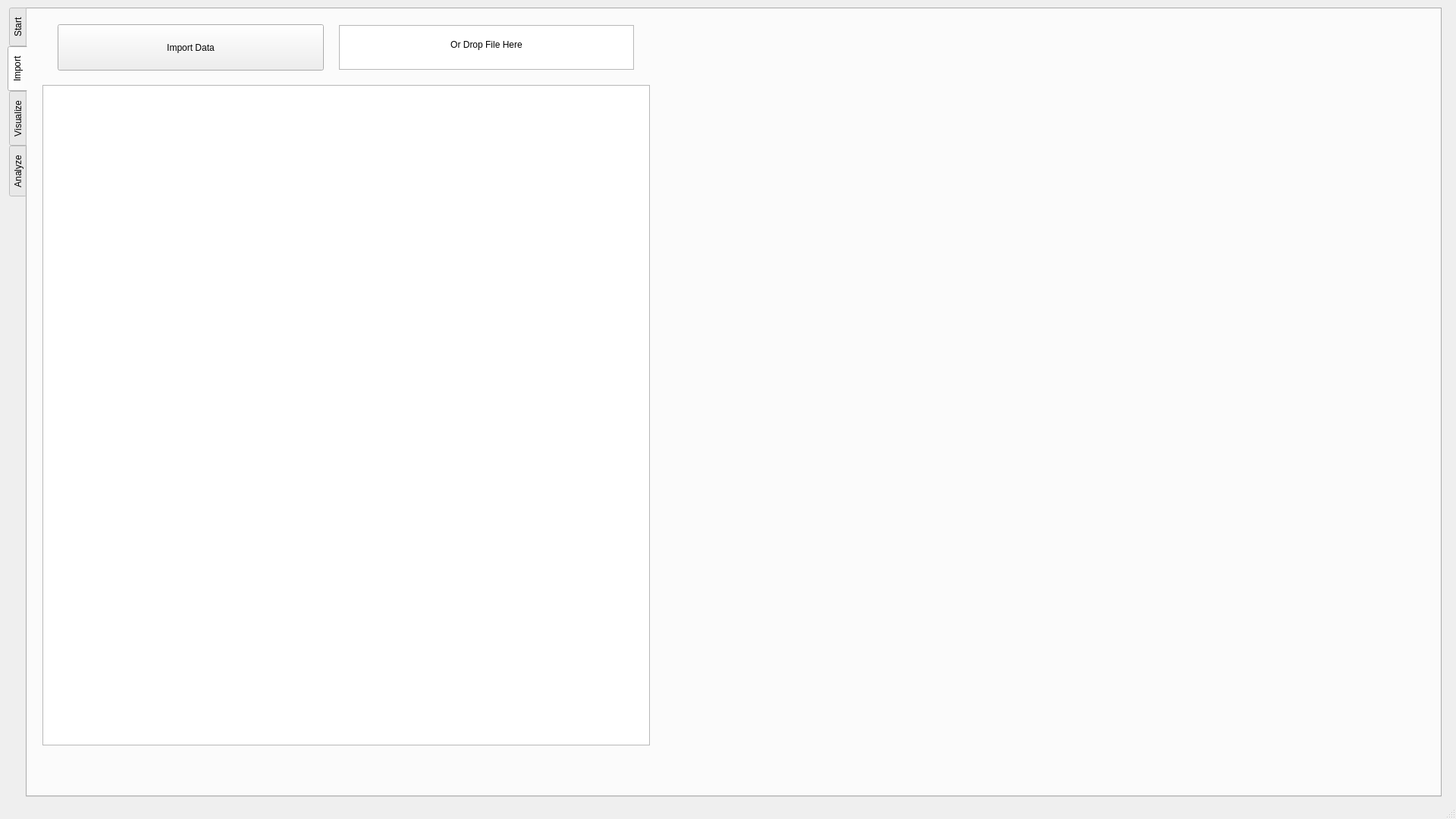
<?xml version="1.0" encoding="UTF-8"?>
<ui version="4.0">
 <class>MainWindow</class>
 <widget class="QMainWindow" name="MainWindow">
  <property name="windowModality">
   <enum>Qt::WindowModal</enum>
  </property>
  <property name="enabled">
   <bool>true</bool>
  </property>
  <property name="geometry">
   <rect>
    <x>0</x>
    <y>0</y>
    <width>1920</width>
    <height>1080</height>
   </rect>
  </property>
  <property name="sizePolicy">
   <sizepolicy hsizetype="Expanding" vsizetype="Expanding">
    <horstretch>0</horstretch>
    <verstretch>0</verstretch>
   </sizepolicy>
  </property>
  <property name="windowTitle">
   <string>DAT</string>
  </property>
  <property name="windowIcon">
   <iconset theme="face-monkey">
    <normaloff>../</normaloff>../</iconset>
  </property>
  <widget class="QWidget" name="centralwidget">
   <property name="sizePolicy">
    <sizepolicy hsizetype="Expanding" vsizetype="Expanding">
     <horstretch>0</horstretch>
     <verstretch>0</verstretch>
    </sizepolicy>
   </property>
   <property name="layoutDirection">
    <enum>Qt::RightToLeft</enum>
   </property>
   <widget class="QWidget" name="verticalLayoutWidget_2">
    <property name="geometry">
     <rect>
      <x>10</x>
      <y>10</y>
      <width>1891</width>
      <height>1041</height>
     </rect>
    </property>
    <layout class="QVBoxLayout" name="TabWidgetLayout" stretch="0">
     <property name="spacing">
      <number>6</number>
     </property>
     <property name="sizeConstraint">
      <enum>QLayout::SetDefaultConstraint</enum>
     </property>
     <item>
      <widget class="QTabWidget" name="TabWidget">
       <property name="enabled">
        <bool>true</bool>
       </property>
       <property name="sizePolicy">
        <sizepolicy hsizetype="Expanding" vsizetype="Expanding">
         <horstretch>0</horstretch>
         <verstretch>0</verstretch>
        </sizepolicy>
       </property>
       <property name="contextMenuPolicy">
        <enum>Qt::DefaultContextMenu</enum>
       </property>
       <property name="layoutDirection">
        <enum>Qt::LeftToRight</enum>
       </property>
       <property name="tabPosition">
        <enum>QTabWidget::West</enum>
       </property>
       <property name="tabShape">
        <enum>QTabWidget::Rounded</enum>
       </property>
       <property name="currentIndex">
        <number>1</number>
       </property>
       <property name="iconSize">
        <size>
         <width>24</width>
         <height>36</height>
        </size>
       </property>
       <widget class="QWidget" name="Start">
        <property name="sizePolicy">
         <sizepolicy hsizetype="Expanding" vsizetype="Expanding">
          <horstretch>0</horstretch>
          <verstretch>0</verstretch>
         </sizepolicy>
        </property>
        <attribute name="title">
         <string>Start</string>
        </attribute>
       </widget>
       <widget class="QWidget" name="import">
        <property name="sizePolicy">
         <sizepolicy hsizetype="Expanding" vsizetype="Expanding">
          <horstretch>0</horstretch>
          <verstretch>0</verstretch>
         </sizepolicy>
        </property>
        <attribute name="title">
         <string>Import</string>
        </attribute>
        <widget class="QPushButton" name="importButton">
         <property name="geometry">
          <rect>
           <x>40</x>
           <y>20</y>
           <width>351</width>
           <height>61</height>
          </rect>
         </property>
         <property name="text">
          <string>Import Data</string>
         </property>
        </widget>
        <widget class="QTableWidget" name="tableWidget">
         <property name="geometry">
          <rect>
           <x>20</x>
           <y>100</y>
           <width>801</width>
           <height>871</height>
          </rect>
         </property>
        </widget>
        <widget class="QWidget" name="verticalLayoutWidget">
         <property name="geometry">
          <rect>
           <x>390</x>
           <y>10</y>
           <width>391</width>
           <height>61</height>
          </rect>
         </property>
         <layout class="QVBoxLayout" name="verticalLayout"/>
        </widget>
        <widget class="QTextEdit" name="DropArea">
         <property name="geometry">
          <rect>
           <x>411</x>
           <y>21</y>
           <width>389</width>
           <height>59</height>
          </rect>
         </property>
         <property name="html">
          <string>&lt;!DOCTYPE HTML PUBLIC &quot;-//W3C//DTD HTML 4.0//EN&quot; &quot;http://www.w3.org/TR/REC-html40/strict.dtd&quot;&gt;
&lt;html&gt;&lt;head&gt;&lt;meta name=&quot;qrichtext&quot; content=&quot;1&quot; /&gt;&lt;meta charset=&quot;utf-8&quot; /&gt;&lt;style type=&quot;text/css&quot;&gt;
p, li { white-space: pre-wrap; }
hr { height: 1px; border-width: 0; }
li.unchecked::marker { content: &quot;\2610&quot;; }
li.checked::marker { content: &quot;\2612&quot;; }
&lt;/style&gt;&lt;/head&gt;&lt;body style=&quot; font-family:'Segoe UI'; font-size:9pt; font-weight:400; font-style:normal;&quot;&gt;
&lt;p align=&quot;center&quot; style=&quot;-qt-paragraph-type:empty; margin-top:0px; margin-bottom:0px; margin-left:0px; margin-right:0px; -qt-block-indent:0; text-indent:0px;&quot;&gt;&lt;br /&gt;&lt;/p&gt;
&lt;p align=&quot;center&quot; style=&quot; margin-top:0px; margin-bottom:0px; margin-left:0px; margin-right:0px; -qt-block-indent:0; text-indent:0px;&quot;&gt;Or Drop File Here&lt;/p&gt;&lt;/body&gt;&lt;/html&gt;</string>
         </property>
        </widget>
       </widget>
       <widget class="QWidget" name="visulalize">
        <attribute name="title">
         <string>Visualize</string>
        </attribute>
       </widget>
       <widget class="QWidget" name="analyze">
        <attribute name="title">
         <string>Analyze</string>
        </attribute>
       </widget>
      </widget>
     </item>
    </layout>
   </widget>
  </widget>
  <widget class="QStatusBar" name="statusbar"/>
 </widget>
 <resources/>
 <connections/>
</ui>
